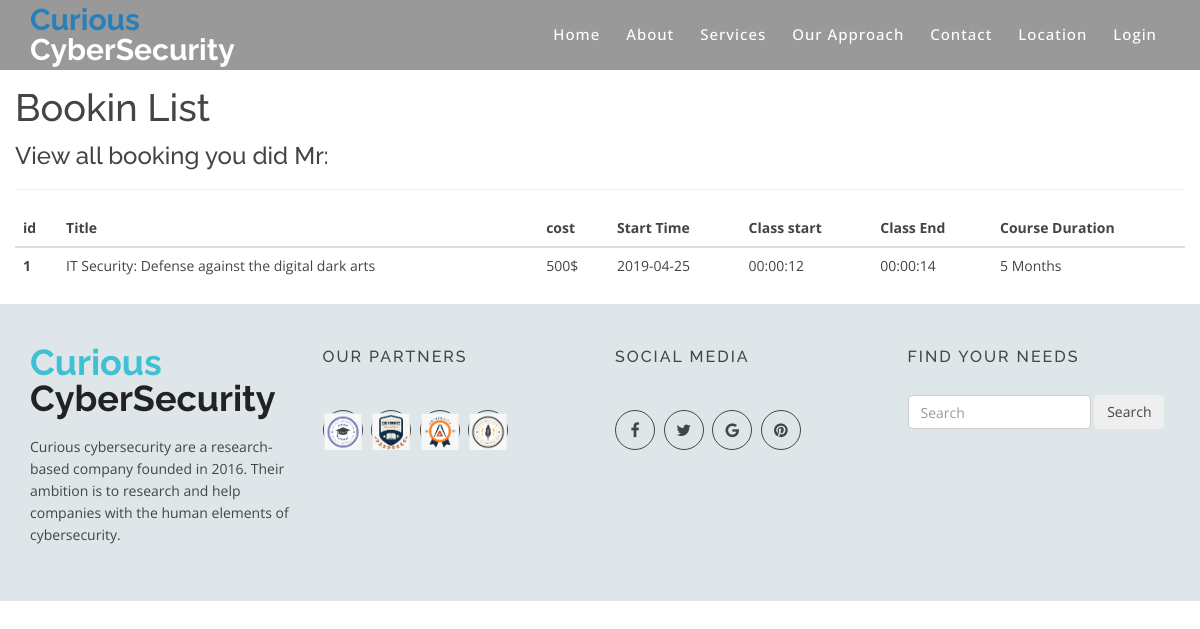
Screenshot of /userBookingDetails.php?user_id=17 with the database file from the repository.
### tables this page shows
CREATE TABLE `training` (
  `id` int(11) NOT NULL,
  `title` varchar(250) NOT NULL,
  `description` text NOT NULL,
  `image` varchar(255) NOT NULL,
  `cost` float NOT NULL,
  `startDate` date NOT NULL,
  `start_time` time NOT NULL,
  `end_time` time NOT NULL,
  `duration` varchar(10) NOT NULL,
  `active` varchar(4) NOT NULL
);

### userBookingDetails.php (the view, shortened to what this page needs)
<?php
$userId = $_GET['user_id'];
include_once("db_config/config.php");
include_once('template/header.php');
include_once('template/nav.php');
?>
<div class="container">
	<div class="row">
		<div id="page-wrapper">
			<div class="main-page">
				<div class="tables">
					<h2 class="title1">Bookin List</h2>
					<div class="bs-example widget-shadow" data-example-id="hoverable-table">
						<h4>View all booking you did Mr: <?php echo $_SESSION['username'] ?></h4><hr>
						<table class="table table-hover">
							<thead>
								<tr>
									<th>id</th>
									<th>Title</th>
									<th>cost</th>
									<th>Start Time</th>
									<th>Class start</th>
									<th>Class End</th>
									<th>Course Duration</th>
								</tr>
							</thead>
							<?php
							$viewQuery = mysqli_query($con,"SELECT * FROM `training` JOIN booking ON (booking.training_id = training.id) JOIN users ON(booking.customer_id=users.id) WHERE booking.customer_id='$userId' ");
							$srNo = 0;
							$result = mysqli_num_rows($viewQuery);
							if ($result > 0) {
							while ($vq=mysqli_fetch_array($viewQuery)) {
							$title = $vq["title"];
							$cost = $vq["cost"];
							$startDate = $vq["startDate"];
							$start_time = $vq["start_time"];
							$end_time = $vq["end_time"];
							$duration = $vq["duration"];
							$srNo++;
							?>
							<tbody>
								<tr>
									<th scope="row"><?php echo $srNo;?></th>
									<td><?php echo $title;?></td>
									<td><?php echo $cost."$";?></td>
									<td><?php echo $startDate;?></td>
									<td><?php echo $start_time;?></td>
									<td><?php echo $end_time;?></td>
									<td><?php echo $duration; ?></td>
								</tr>
							</tbody>
							<?php
							}
							}else{
							echo "<h3>You have not yet booked any training</h3>";
							}
							?>
						</table>
					</div>
				</div>
			</div>
		</div>
	</div>
</div>
<?php include_once('template/footer.php');?>

### css/style.css (style rules this page uses)
html, body { height: 100%; }
h1, h2, h3, h4, h5, h6 { font-family: 'Raleway', sans-serif; margin: 0 0 15px; color: #444; font-weight: 500; }
h2 { font-size: 38px; line-height: 40px; }
h4 { font-size: 24px; line-height: 26px; }
body { background: #fff none repeat scroll 0 0; color: #444; font-family: 'Open Sans', sans-serif; font-size: 14px; text-align: left; overflow-x: hidden; line-height: 22px; }
.table { width: 100%; height: 100%; display: table; }

### rows the page displays
training: title "IT Security: Defense against the digital dark arts", cost "500", startDate "2019-04-25", start_time "00:00:12", end_time "00:00:14", duration "5 Months"
